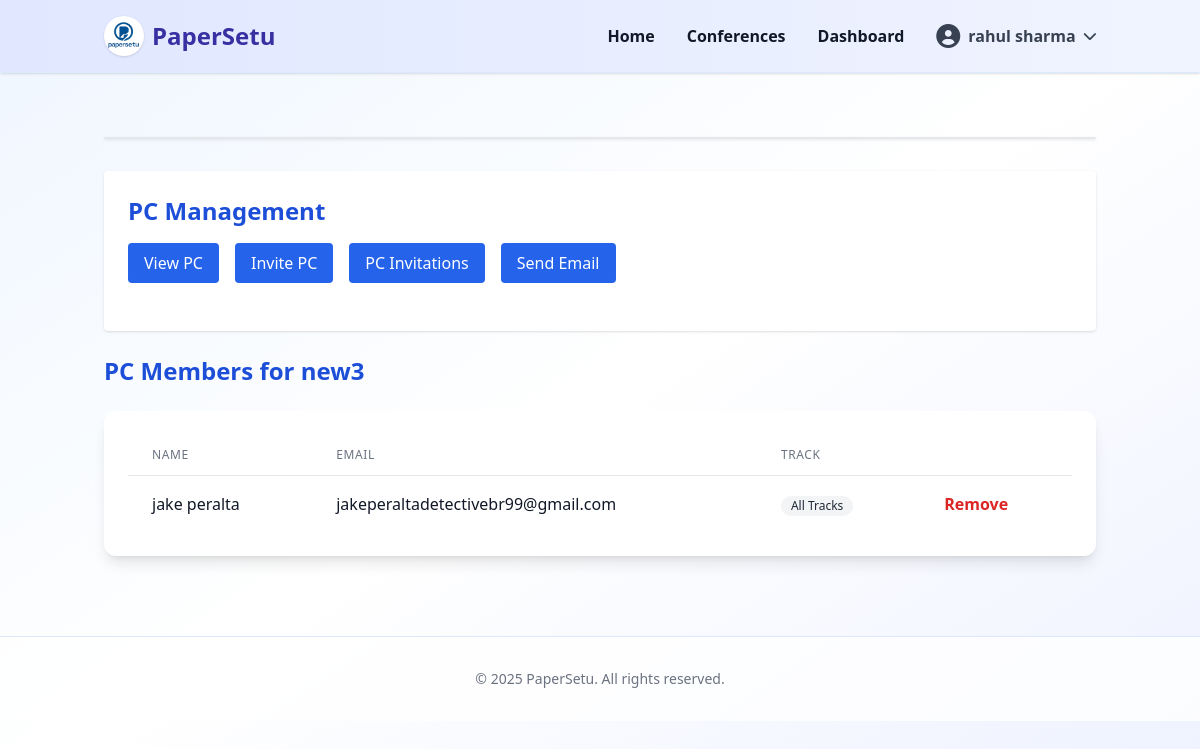
Page /dashboard/chair/conference/8/pc/ (signed in) on the committed database.
### accounts/models.py (models this page shows, shortened)
class User(AbstractUser):
    email = models.EmailField(unique=True)
    is_verified = models.BooleanField(default=False)
    otp = models.CharField(max_length=6, blank=True, null=True)
    otp_created_at = models.DateTimeField(blank=True, null=True)

### conference/models.py (models this page shows, shortened)
class Conference(models.Model):
    name = models.CharField(max_length=255)
    acronym = models.CharField(max_length=50, blank=True)
    web_page = models.URLField(blank=True)
    venue = models.CharField(max_length=255, blank=True)
    city = models.CharField(max_length=100, blank=True)
    country = models.CharField(max_length=100, blank=True)
    estimated_submissions = models.IntegerField(null=True, blank=True)
    start_date = models.DateField()
    end_date = models.DateField()
    primary_area = models.CharField(max_length=50, choices=AREA_CHOICES, default='AI')
    secondary_area = models.CharField(max_length=50, choices=AREA_CHOICES, default='AI')
    area_notes = models.TextField(blank=True)
    organizer = models.CharField(max_length=255, blank=True)
    organizer_web_page = models.URLField(blank=True)
    contact_phone = models.CharField(max_length=20, blank=True)
    role = models.CharField(max_length=100, blank=True)
    is_approved = models.BooleanField(default=False)
    requested_by = models.ForeignKey(User, on_delete=models.CASCADE, related_name='requested_conferences', null=True, blank=True)
    description = models.TextField(blank=True)
    chair = models.ForeignKey(User, on_delete=models.CASCADE, related_name='chaired_conferences')
    chair_name = models.CharField(max_length=255, blank=True, help_text="Conference chair's full name")
    chair_email = models.EmailField(blank=True, help_text="Conference chair's email address")
    status = models.CharField(max_length=20, choices=[('upcoming', 'Upcoming'), ('live', 'Live'), ('completed', 'Completed')], default='upcoming')
    invite_link = models.CharField(max_length=255, blank=True)
    created_at = models.DateTimeField(auto_now_add=True)
    paper_submission_deadline = models.DateField(null=True, blank=True)
    paper_format = models.CharField(max_length=10, choices=[('pdf', 'PDF'), ('docx', 'DOCX')], default='pdf')
    contact_email = models.EmailField(blank=True, help_text="Main contact email for the conference")
    registration_fee = models.DecimalField(max_digits=10, decimal_places=2, null=True, blank=True, help_text="Registration fee amount")
    theme_domain = models.CharField(max_length=255, blank=True, help_text="Conference theme or domain")
    blind_review = models.BooleanField(default=True)
    abstract_required = models.BooleanField(default=True)
    multiple_authors_allowed = models.BooleanField(default=True)
    submission_deadline = models.DateTimeField(null=True, blank=True, help_text="Final submission deadline")
    max_paper_length = models.IntegerField(default=10)
    allow_supplementary = models.BooleanField(default=False)
    reviewers_per_paper = models.IntegerField(default=3)
    review_deadline = models.DateTimeField(null=True, blank=True, help_text="Review submission deadline")
    paper_bidding_enabled = models.BooleanField(default=False, help_text="Enable paper bidding for reviewers")
    review_form_enabled = models.BooleanField(default=True)
    confidence_scores_enabled = models.BooleanField(default=True)
    allow_rebuttal_phase = models.BooleanField(default=False, help_text="Enable author rebuttal phase")
    rebuttal_deadline = models.DateTimeField(null=True, blank=True, help_text="Rebuttal submission deadline")
    rebuttal_word_limit = models.IntegerField(default=500, help_text="Word limit for rebuttals")
    decision_deadline = models.DateTimeField(null=True, blank=True, help_text="Final decision deadline")
    camera_ready_deadline = models.DateTimeField(null=True, blank=True, help_text="Camera-ready submission deadline")

class UserConferenceRole(models.Model):
    user = models.ForeignKey(User, on_delete=models.CASCADE)
    conference = models.ForeignKey(Conference, on_delete=models.CASCADE)
    role = models.CharField(max_length=15, choices=[
        ('chair', 'Chair'),
        ('author', 'Author'),
        ('reviewer', 'Reviewer'),
        ('pc_member', 'PC Member'),
        ('subreviewer', 'Subreviewer'),
    ])
    track = models.ForeignKey('Track', on_delete=models.SET_NULL, null=True, blank=True, related_name='user_roles')
    joined_at = models.DateTimeField(auto_now_add=True)
    class Meta:
        unique_together = ('user', 'conference', 'role')

### dashboard/views.py (the view)
# urls.py: path('chair/conference/<int:conf_id>/pc/', views.pc_list, name='pc_list'),
@login_required
def pc_list(request, conf_id):
    conference = get_object_or_404(Conference, id=conf_id)
    if not (conference.chair == request.user or UserConferenceRole.objects.filter(user=request.user, conference=conference, role='pc_member').exists()):
        return render(request, 'dashboard/forbidden.html', {'message': 'You do not have permission.'})
    tracks = conference.tracks.all()
    track_filter = request.GET.get('track', 'all')
    pc_members = UserConferenceRole.objects.filter(
        conference=conference,
        role='pc_member'
    ).select_related('user', 'track')
    if track_filter != 'all':
        pc_members = pc_members.filter(track_id=track_filter)
    context = {
        'conference': conference,
        'pc_members': pc_members,
        'tracks': tracks,
        'selected_track': track_filter
    }
    return render(request, 'dashboard/pc_list.html', context)

### templates/dashboard/pc_list.html (shortened to what this page needs)
{% extends 'dashboard/dashboard.html' %}
{% block content %}
<nav class="bg-white shadow rounded mb-8 border border-gray-200">
</nav>
<div class="bg-white rounded shadow p-6 mb-6">
  <h1 class="text-2xl font-bold mb-4 text-blue-700">PC Management</h1>
  <div class="flex flex-wrap gap-4 mb-6">
    <a href="{% url 'dashboard:pc_list' conference.id %}" class="bg-blue-600 text-white px-4 py-2 rounded">View PC</a>
    <a href="{% url 'dashboard:pc_invite' conference.id %}" class="bg-blue-600 text-white px-4 py-2 rounded">Invite PC</a>
    <a href="{% url 'dashboard:pc_invitations' conference.id %}" class="bg-blue-600 text-white px-4 py-2 rounded">PC Invitations</a>
    <a href="{% url 'dashboard:pc_send_email' conference.id %}" class="bg-blue-600 text-white px-4 py-2 rounded">Send Email</a>
  </div>
</div>
        <h1 class="text-2xl font-bold text-blue-700 mb-6">PC Members for {{ conference.acronym|default:conference.name }}</h1>
        <div class="bg-white rounded-xl shadow-lg p-6">
            {% if pc_members %}
                <table class="min-w-full divide-y divide-gray-200">
                    <thead>
                        <tr>
                            <th class="px-6 py-3 text-left text-xs font-medium text-gray-500 uppercase tracking-wider">Name</th>
                            <th class="px-6 py-3 text-left text-xs font-medium text-gray-500 uppercase tracking-wider">Email</th>
                            <th class="px-6 py-3 text-left text-xs font-medium text-gray-500 uppercase tracking-wider">Track</th>
                            <th class="px-6 py-3"></th>
                        </tr>
                    </thead>
                    <tbody class="bg-white divide-y divide-gray-200">
                        {% for pc in pc_members %}
                        <tr>
                            <td class="px-6 py-4 whitespace-nowrap">{{ pc.user.get_full_name|default:pc.user.username }}</td>
                            <td class="px-6 py-4 whitespace-nowrap">{{ pc.user.email }}</td>
                            <td class="px-6 py-4 whitespace-nowrap">
                                {% if pc.track %}
                                    <span class="inline-flex items-center px-2.5 py-0.5 rounded-full text-xs font-medium bg-blue-100 text-blue-800">
                                        {{ pc.track.name }} ({{ pc.track.track_id }})
                                    </span>
                                {% else %}
                                    <span class="inline-flex items-center px-2.5 py-0.5 rounded-full text-xs font-medium bg-gray-100 text-gray-800">
                                        All Tracks
                                    </span>
                                {% endif %}
                            </td>
                            <td class="px-6 py-4 whitespace-nowrap">
                                {% if conference.chair.id == user.id %}
                                <form method="post" action="{% url 'dashboard:pc_remove' conference.id pc.user.id %}">
                                    <button type="submit" class="text-red-600 hover:text-red-800 font-semibold">Remove</button>
                                </form>
                                {% endif %}
                            </td>
                        </tr>
                        {% endfor %}
                    </tbody>
                </table>
            {% endif %}
        </div>
    </main>
{% endblock %}

### templates/dashboard/dashboard.html (shortened to what this page needs)
{% load static %}
{% load conference_extras %}
<!DOCTYPE html>
<html lang="en">
<head>
    <script src="https://cdn.tailwindcss.com"></script>
    <link href="https://cdnjs.cloudflare.com/ajax/libs/font-awesome/6.0.0/css/all.min.css" rel="stylesheet">
</head>
<body class="bg-gradient-to-br from-blue-50 via-white to-indigo-50 min-h-screen text-gray-900">
    <nav class="gradient-header shadow mb-8 border-b border-blue-100">
        <div class="container mx-auto px-4 py-4 flex justify-between items-center">
            <div class="flex items-center gap-2">
                <img src="{% static 'images/LOGO BG.png' %}" alt="PaperSetu Logo" class="w-10 h-10 rounded-full shadow bg-white">
                <span class="text-2xl font-bold text-indigo-800">PaperSetu</span>
            </div>
            <ul class="flex items-center gap-8 text-base font-semibold">
                <li><a href="/" class="hover:text-blue-600 transition">Home</a></li>
                <li><a href="/conference/" class="hover:text-blue-600 transition">Conferences</a></li>
                <li><a href="/dashboard/" class="hover:text-blue-600 transition">Dashboard</a></li>
                <li class="relative" x-data="{ open: false }">
                    <button @click="open = !open" class="flex items-center space-x-2 text-gray-700 hover:text-blue-600 transition-colors font-semibold">
                        <i class="fas fa-user-circle text-2xl"></i>
                        <span>{{ user.get_full_name|default:user.username }}</span>
                        <i class="fas fa-chevron-down text-sm"></i>
                    </button>
                </li>
            </ul>
        </div>
    </nav>
    <main class="container mx-auto px-4 py-8">
        {% block content %}{% endblock %}
    <footer class="w-full bg-white/80 border-t border-blue-100 py-8 mt-12 text-center text-gray-500 text-sm">
        &copy; {% now "Y" %} PaperSetu. All rights reserved.
    </footer>
</body>
</html>

### templates/dashboard/dashboard.html (style rules this page uses)
.gradient-header { background: linear-gradient(90deg, #e0e7ff 0%, #f0f4ff 100%); }

### rows in the picture
User: get_full_name "rahul sharma"
Conference: acronym "new3"
UserConferenceRole: user.get_full_name "jake peralta", user.email "jakeperaltadetectivebr99@gmail.com", shows "All Tracks"
